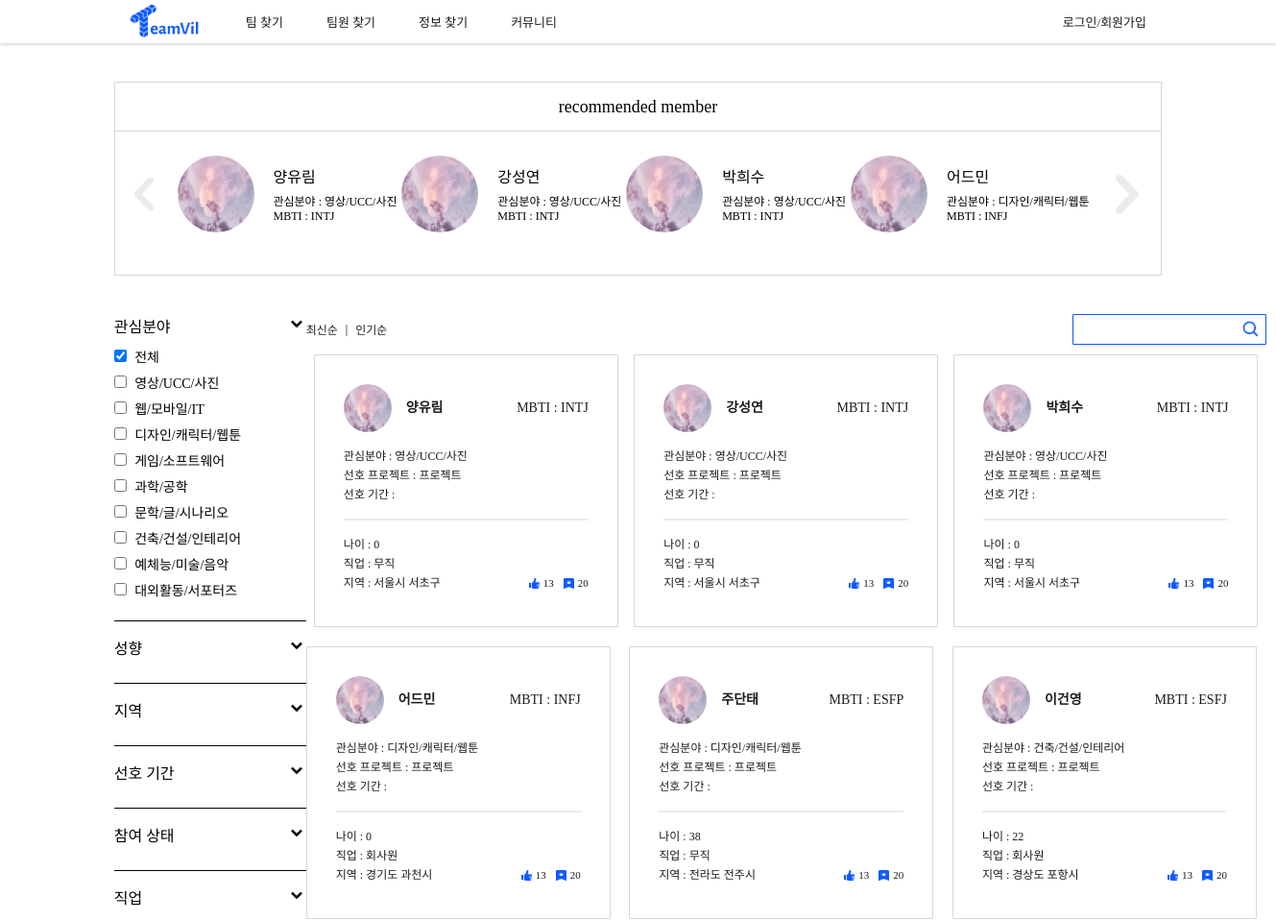
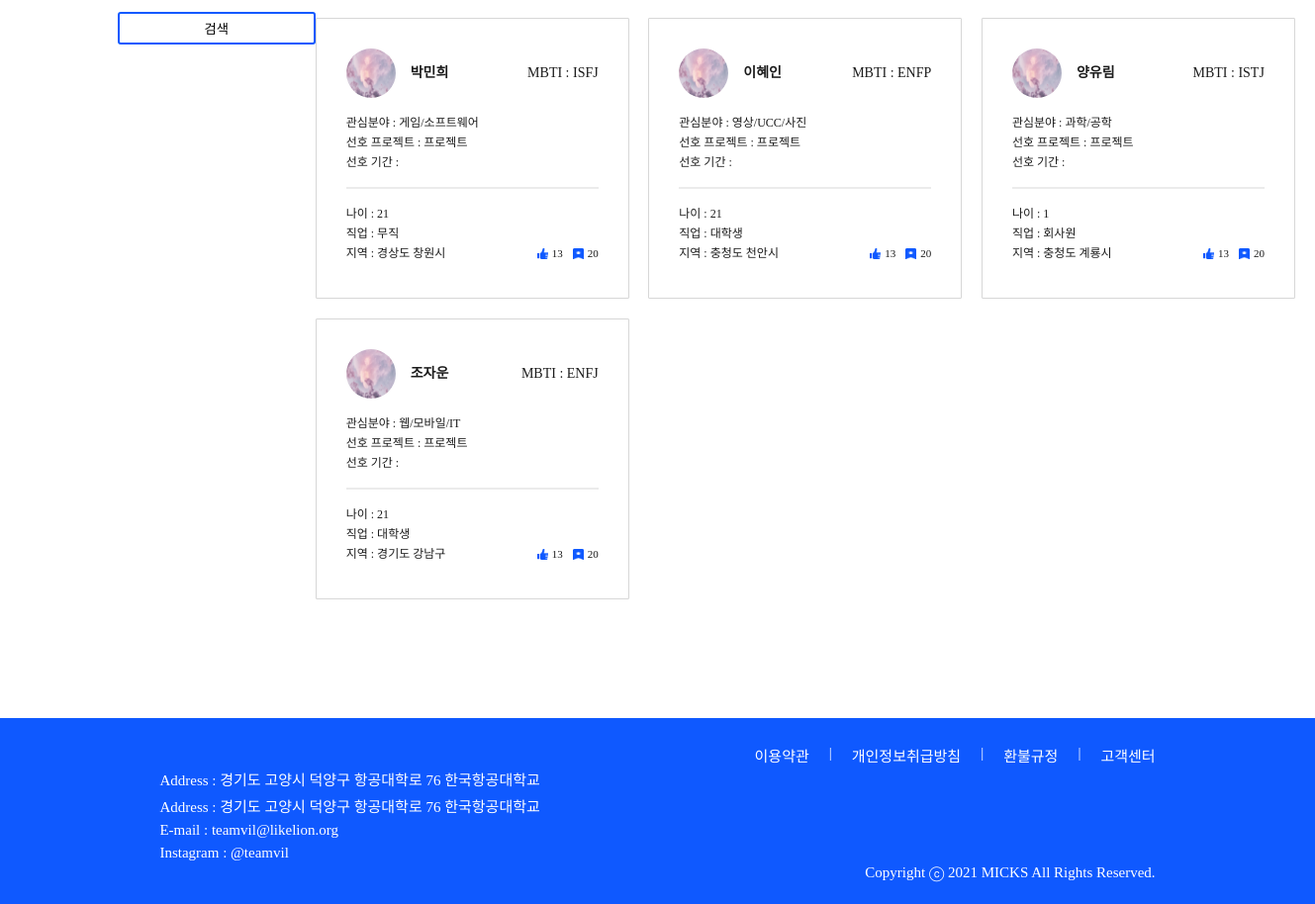
The app's page /member/member_search/ with its own data (2 pictures, top to bottom).
### account/models.py (models this page shows, shortened)
class Profile(models.Model):
    user_id = models.ForeignKey(User, on_delete = models.CASCADE, db_column="user_id")
    name = models.CharField(max_length=25)
    mbti_id = models.ForeignKey(Mbti, on_delete = models.CASCADE, db_column="mbti_id")
    mbti_detail = models.CharField(max_length=100, null=True)
    email = models.CharField(max_length=45)
    phone = models.CharField(max_length=15)
    birthday = models.DateField()
    region1_id = models.ForeignKey(Region1, on_delete = models.CASCADE, db_column="region1_id")
    region2_id = models.ForeignKey(Region2, on_delete = models.CASCADE, db_column="region2_id")
    openPhone = models.IntegerField()
    openEmail = models.IntegerField()
    term_id = models.ForeignKey(Term, on_delete = models.CASCADE, db_column="term_id")
    field1_id = models.ForeignKey(Field1, on_delete = models.CASCADE, db_column="field1_id")
    field2 = models.CharField(max_length=20)
    state = models.IntegerField()
    job_id = models.ForeignKey(Job, on_delete = models.CASCADE, db_column="job_id")
    education_id = models.ForeignKey(Education, on_delete = models.CASCADE, db_column="education_id", null=True)
    isLink = models.IntegerField()
    isFile = models.IntegerField()
    isCarrer = models.IntegerField()
    pr = models.TextField(null=True)
    register = models.DateTimeField(default=timezone.now)
    photo = models.FileField(null=True)
    isReview = models.IntegerField()
    view_cnt = models.IntegerField(default=0)
    submit = models.IntegerField(default=0)

class Mbti(models.Model):
    mbti = models.CharField(max_length=4)
    mbti_cnt = models.IntegerField(default=0)

class Job(models.Model):
    job = models.CharField(max_length=20)

### home/models.py (models this page shows, shortened)
class Field1(models.Model):
    field1 = models.CharField(max_length=20)

class Region1(models.Model):
    region1 = models.CharField(max_length=20)

class Region2(models.Model):
    region1_id = models.ForeignKey(Region1, on_delete = models.CASCADE, db_column="region1_id")
    region2 = models.CharField(max_length=20)

### account/views.py (the view)
# urls.py: path('member_search/', views.member_search, name = "member_search"),
def member_search(request):
    profiles = Profile.objects.all().order_by('-register')
    profiles_reg = Profile.objects.all().order_by('-id')[:4]
    field1 = Field1.objects.all() # 대분야 (ex IT)
    mbti = Mbti.objects.all()
    region2 = Region2.objects.all() # ~시 (서울만 ~구)
    term = Term.objects.all()
    job = Job.objects.all()
    return render(request, "member_search.html", {'profiles':profiles, "field1s":field1, "mbtis" : mbti,
                                                    "region2s": region2, "terms": term, "jobs": job, "profiles_reg":profiles_reg})

### teamvil/templatetags/custom_tags.py (called while the page is built)
@register.simple_tag
def getAge(birthday):
    now = int(datetime.datetime.today().year)
    birthday = int(birthday.strftime('%Y'))
    return now - birthday

### account/templates/member_search.html (shortened to what this page needs)
<!DOCTYPE html>
<html lang="en">
{% load static %}
{% load custom_tags %}
<head>
    <link rel="stylesheet" href="{% static 'css/base.css' %}">
    <link rel="stylesheet" href="{% static 'css/member_search.css' %}">
</head>
<body>
    {% include 'navbar.html' %}
    <section class="member_search-rec-box margin">
        <p class="member_search-rec-title spoqa-regular">recommended member</p>
        <div class="member_search-rec-container">
            <img class="member_search-chevron-left" src="{% static 'image/chevron-left.png' %}" alt="">
            {% for reg in profiles_reg %}
            <div class="member_search-rec-member">
                <img class="member_search-rec-image" src="{% static 'image/cloud.jpg' %}">
                <div class="member_search-rec-info">
                    <p class="member_search-rec-info-name spoqa-regular">{{reg.name}}</p>
                    <p class="spoqa-light">관심분야 : {{reg.field1_id.field1}}</p>
                    <p class="spoqa-light">MBTI : {{reg.mbti_id.mbti}}</p>
                </div>
            </div>
            {% endfor %}
            <img class="member_search-chevron-right" src="{% static 'image/chevron-right.png' %}" alt="">
        </div>
    </section>
    <section class="member_search-container margin">
        <aside class="member_search-filter-container">
            <div class="member_search-filter-item-container">
                <div class="member_search-filter-active">
                    <p class="member_search-filter-title spoqa-medium">관심분야</p>
                    <div value="field1" class="drop_btn">
                        <img class="member_search-chevron" src="{% static 'image/chevron-down.png' %}">
                    </div>
                </div>
                <div class="active" id="field1">
                    <div class="member_search-filter-item-list spoqa-light">
                        <label>
                            <input type="checkbox" value='all' class="field1" data="field1_all" checked>
                            <span>전체</span>
                        </label>
                    </div>
                    {% for field1 in field1s %}
                        <div class="member_search-filter-item-list spoqa-light">
                            <label>
                                <input type="checkbox" value='{{field1.id}}' class="field1">
                                <span>{{field1.field1}}</span>
                            </label>
                        </div>
                    {% endfor %}
                </div>
                <hr>
                <div class="member_search-filter-active">
                    <p class="member_search-filter-title spoqa-medium">성향</p>
                    <div value="mbti" class="drop_btn">
                        <img class="member_search-chevron" src="{% static 'image/chevron-down.png' %}">
                    </div>
                </div>
                <hr>
                <div class="member_search-filter-active">
                    <p class="member_search-filter-title spoqa-medium">지역</p>
                    <div value="region" class="drop_btn">
                        <img class="member_search-chevron" src="{% static 'image/chevron-down.png' %}">
                    </div>
                </div>
                <hr>
                <div class="member_search-filter-active">
                    <p class="member_search-filter-title spoqa-medium">선호 기간</p>
                    <div value="term" class="drop_btn">
                        <img class="member_search-chevron" src="{% static 'image/chevron-down.png' %}">
                    </div>
                </div>
                <hr>
                <div class="member_search-filter-active">
                    <p class="member_search-filter-title spoqa-medium">참여 상태</p>
                    <div value="state" class="drop_btn">
                        <img class="member_search-chevron" src="{% static 'image/chevron-down.png' %}">
                    </div>
                </div>
                <hr>
                <div class="member_search-filter-active">
                    <p class="member_search-filter-title spoqa-medium">직업</p>
                    <div value="job" class="drop_btn">
                        <img class="member_search-chevron" src="{% static 'image/chevron-down.png' %}">
                    </div>
                </div>
            </div>
            <a class="a-search">
                <button class="search member_filter spoqa-medium">검색</button>
            </a>
        </aside>
        <main>
            <div class="member_search-member-select-container">
                <div class="member_search-member-select-sort spoqa-regular">
                    <a href="">최신순</a>
                    <p>|</p>
                    <a href="">인기순</a>
                </div>
                <div class="member_search-search-container">
                    <input class="member_search-member-select-search spoqa-light" type="text">
                    <img class="member_search-search-button" src="{% static 'image/search.png' %}">
                </div>
            </div>
            <div class="member_search-member-container">
                {% for profile in profiles %}
                    <a href="{% url 'member_detail' profile.id %}">
                        <article class="member_search-member-item">
                            <div class="member_search-member-profile-container">
                                <div class="member_search-member-name-container">
                                    <img class="member_search-member-image" src="{% static 'image/cloud.jpg' %}" alt="">
                                    <p class="spoqa-bold">{{profile.name}}</p>
                                </div>
                                <p class="spoqa-medium">MBTI : {{profile.mbti_id.mbti}}</p>
                            </div>
                            <p class="spoqa-medium">관심분야 : {{profile.field1_id.field1}}</p>
                            <p class="spoqa-medium">선호 프로젝트 :
                                {% if profile.type == 0 %}
                                    창업
                                {% elif profile.type == 1 %}
                                    공모전
                                {% else %}
                                    프로젝트
                                {% endif %}
                            </p>
                            <p class="spoqa-medium">선호 기간 : </p>
                            <hr>
                            <div class="member_search-member-bottom-container">
                                <p class="spoqa-regular">나이 : {% getAge profile.birthday %}</p>
                                <p class="spoqa-regular">직업 : {{ profile.job_id.job }}</p>
                                <p class="spoqa-regular">지역 : {{ profile.region1_id.region1 }} {{ profile.region2_id.region2 }}</p>
                                <div class="team_search-like-scrap-container spoqa-light">
                                    <a href="" class="team_search-like-scrap-item">
                                        <img src="{% static 'image/like-btn.png' %}" alt="">
                                        <p>13</p>
                                    </a>
                                    <a href="" class="team_search-like-scrap-item">
                                        <img src="{% static 'image/scrap-btn.png' %}" alt="">
                                        <p>20</p>
                                    </a>
                                </div>
                            </div>
                        </article>
                    </a>
                {% endfor %}
            </div>
        </main>
    </section>
    {% include 'footer.html' %}
</body>
</html>

### teamvil/static/css/base.css (style rules this page uses)
* { margin: 0; padding: 0; }
.margin { margin: 0px 118.6875px; }
.active { display: block; }
.spoqa-light { font-family: 'Spoqa Han Sans Neo', 'sans-serif'; font-weight: 300; }
.spoqa-regular { font-family: 'Spoqa Han Sans Neo', 'sans-serif'; font-weight: 400; }
.spoqa-medium { font-family: 'Spoqa Han Sans Neo', 'sans-serif'; font-weight: 500; }
.spoqa-bold { font-family: 'Spoqa Han Sans Neo', 'sans-serif'; font-weight: 700; }
a { text-decoration: none; color: #1B1B1B; }
body { display: flex; min-height: 100vh; flex-direction: column; }

### account/static/css/member_search.css (style rules this page uses)
hr { border: 0; margin: 15px 0; }
.member_search-rec-box { margin-top: 40px; margin-bottom: 40px; height: 200px; border: 1px solid #D7D7D7; min-width: 1000px; }
.member_search-rec-title { height: 50px; border-bottom: 1px solid #D7D7D7; text-align: center; line-height: 50px; margin-bottom: 25px; font-size: 18px; }
.member_search-rec-container { display: flex; justify-content: space-between; align-items: center; }
.member_search-chevron-left { display: block; width: 60px; height: 60px; }
.member_search-rec-member { display: flex; align-items: center; justify-content: space-between; flex-shrink: 0; }
.member_search-rec-image { width: 80px; height: 80px; border-radius: 100px; margin-right: 20px; }
.member_search-rec-info { font-size: 12px; }
.member_search-rec-info-name { font-size: 16px; margin-bottom: 5px; }
.member_search-container { display: flex; justify-content: space-between; align-items: flex-start; margin-bottom: 100px; }
.member_search-filter-item-container { display: flex; flex-direction: column; width: 200px; }
.member_search-filter-item-container hr { height: 1px; background-color: black; }
.member_search-filter-active { display: flex; justify-content: space-between; }
.member_search-filter-title { margin-bottom: 10px; }
.member_search-chevron { width: 20px; height: 20px; }
.member_search-filter-item-list { display: flex; align-items: center; margin-bottom: 7px; font-size: 14px; }
.member_search-filter-item-list input { margin-right: 5px; }
.active { display: block; }
.member_search-member-select-container { display: flex; justify-content: space-between; margin-bottom: 10px; }
.member_search-member-select-sort { display: flex; justify-content: space-between; align-items: center; }
.member_search-member-select-sort a { font-size: 12px; }
.member_search-member-select-sort p { font-size: 12px; margin: 0 8px; }
.member_search-search-container { display: flex; justify-content: flex-end; align-items: center; width: 200px; height: 30px; border: 1px solid #0f59ff; border-radius: 1px; }
.member_search-member-select-search { display: block; border: none; margin-left: 10px; font-size: 12px; width: 160px; }
.member_search-search-button { width: 20px; height: 20px; margin-right: 5px; }
.member_search-member-container { display: flex; flex-wrap: wrap; justify-content: space-between; font-size: 12px; line-height: 20px; width: 1000px; }
.member_search-member-item { width: 255px; height: 222px; border: 1px solid #D7D7D7; border-radius: 1px; padding: 30px; margin-bottom: 20px; }
.member_search-member-item hr { border: 1px solid #ebebeb; }
.member_search-member-profile-container { display: flex; justify-content: space-between; align-items: center; margin-bottom: 15px; font-size: 14px; }
.member_search-member-name-container { display: flex; align-items: center; }
.member_search-member-image { width: 50px; height: 50px; border-radius: 75px; margin-right: 15px; }
.member_search-member-bottom-container { display: flex; justify-content: space-between; }
.search { display: block; width: 100%; padding: 5px; margin-top: 15px; background-color: #ffffff; border: 2px solid #0f59ff; border-radius: 3px; }
.a-search { color: #0f59ff; }
.team_search-like-scrap-container { display: flex; align-self: flex-end; }
.team_search-like-scrap-item { display: flex; justify-content: space-between; align-items: center; font-size: 11px; }
.team_search-like-scrap-item img { width: 11px; height: 11px; margin-right: 4px; margin-left: 10px; }

### records on screen
Profile: name "양유림", field1_id.field1 "영상/UCC/사진", mbti_id.mbti "INTJ", birthday "0", job_id.job "무직", region1_id.region1 "서울시", region2_id.region2 "서초구"
Profile: name "강성연", field1_id.field1 "영상/UCC/사진", mbti_id.mbti "INTJ", birthday "0", job_id.job "무직", region1_id.region1 "서울시", region2_id.region2 "서초구"
Profile: name "박희수", field1_id.field1 "영상/UCC/사진", mbti_id.mbti "INTJ", birthday "0", job_id.job "무직", region1_id.region1 "서울시", region2_id.region2 "서초구"
Profile: name "어드민", field1_id.field1 "디자인/캐릭터/웹툰", mbti_id.mbti "INFJ", birthday "0", job_id.job "회사원", region1_id.region1 "경기도", region2_id.region2 "과천시"
Field1: field1 "영상/UCC/사진"
Field1: field1 "웹/모바일/IT"
Field1: field1 "디자인/캐릭터/웹툰"
Field1: field1 "게임/소프트웨어"
Field1: field1 "과학/공학"
Field1: field1 "문학/글/시나리오"
Field1: field1 "건축/건설/인테리어"
Field1: field1 "예체능/미술/음악"
Field1: field1 "대외활동/서포터즈"
Profile: name "주단태", mbti_id.mbti "ESFP", field1_id.field1 "디자인/캐릭터/웹툰", birthday "38", job_id.job "무직", region1_id.region1 "전라도", region2_id.region2 "전주시"
Profile: name "이건영", mbti_id.mbti "ESFJ", field1_id.field1 "건축/건설/인테리어", birthday "22", job_id.job "회사원", region1_id.region1 "경상도", region2_id.region2 "포항시"
Profile: name "박민희", mbti_id.mbti "ISFJ", field1_id.field1 "게임/소프트웨어", birthday "21", job_id.job "무직", region1_id.region1 "경상도", region2_id.region2 "창원시"
Profile: name "이혜인", mbti_id.mbti "ENFP", field1_id.field1 "영상/UCC/사진", birthday "21", job_id.job "대학생", region1_id.region1 "충청도", region2_id.region2 "천안시"
Profile: name "양유림", mbti_id.mbti "ISTJ", field1_id.field1 "과학/공학", birthday "1", job_id.job "회사원", region1_id.region1 "충청도", region2_id.region2 "계룡시"
Profile: name "조자운", mbti_id.mbti "ENFJ", field1_id.field1 "웹/모바일/IT", birthday "21", job_id.job "대학생", region1_id.region1 "경기도", region2_id.region2 "강남구"
